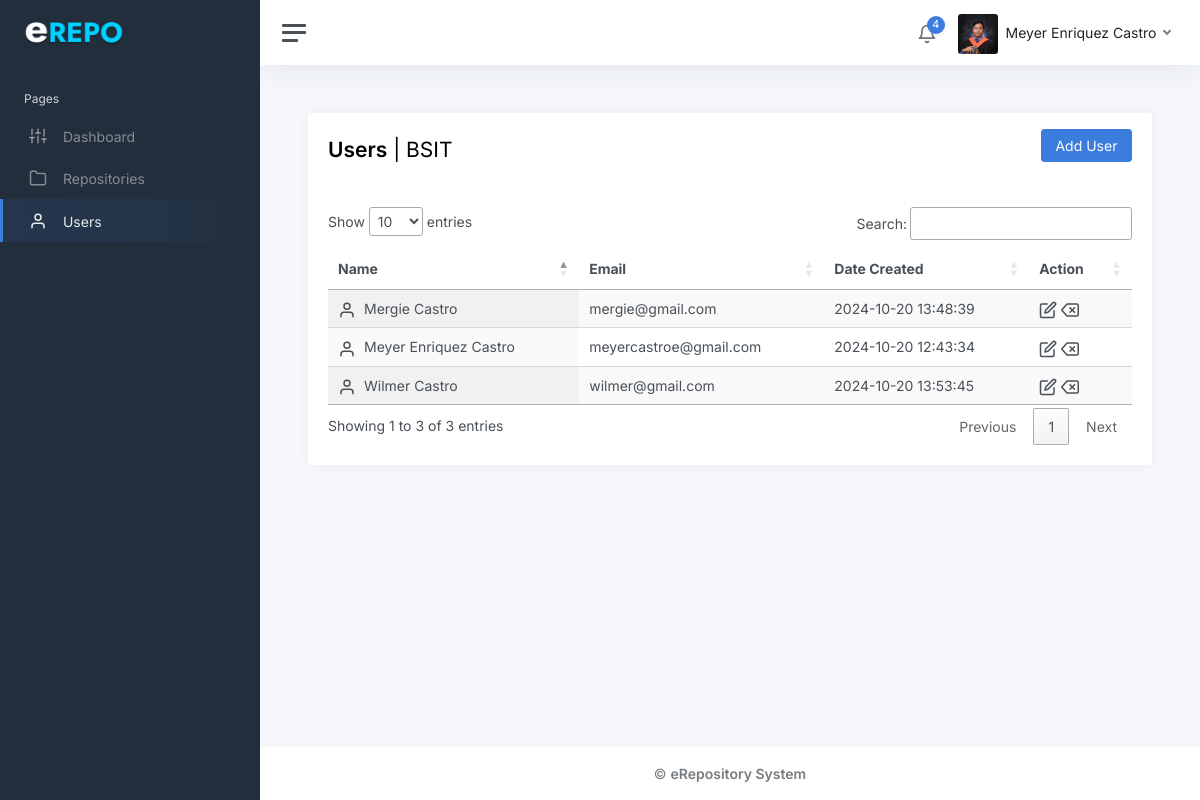
/frontend/user.php (signed in), run on an earlier commit of the app's database.
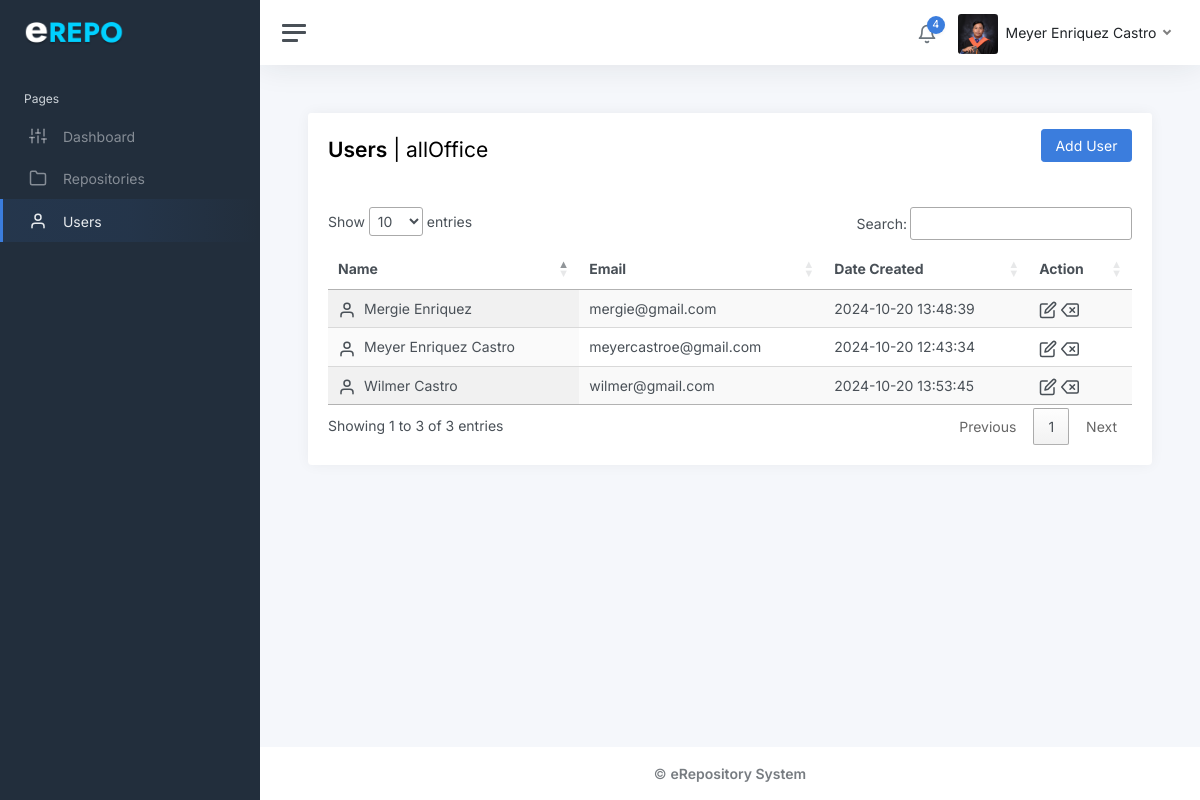
And on a later commit of the database.
### tables this page shows
CREATE TABLE `users` (
  `id` int(11) NOT NULL,
  `full_name` varchar(100) NOT NULL,
  `email` varchar(100) NOT NULL,
  `password` varchar(255) NOT NULL,
  `profile_picture` varchar(255) DEFAULT NULL,
  `accesstype_id` int(11) DEFAULT NULL,
  `office_id` int(11) DEFAULT NULL,
  `dateCreated` timestamp NOT NULL DEFAULT current_timestamp()
);

CREATE TABLE `offices` (
  `office_id` int(11) NOT NULL,
  `officeName` varchar(200) NOT NULL,
  `officeCode` varchar(50) NOT NULL
);

### backend/function.php (called while the page is built, shortened)
<?php
function OfficeName($id){
    global $conn;
    $query = 'SELECT officeCode FROM offices WHERE office_id=?';
    $stmt = $conn->prepare($query);
    $stmt->bind_param('i', $id);
    $stmt->execute();
    $stmt->bind_result($officeName);
    return $officeName;
}
?>

### frontend/user.php (the view, shortened to what this page needs)
<?php include'../backend/session.php';
include '../backend/db.php';
include "../backEnd/function.php";
?>
<!DOCTYPE html>
<html lang="en">
<head>
	<link rel="stylesheet" href="https://stackpath.bootstrapcdn.com/bootstrap/4.5.2/css/bootstrap.min.css">
	<link rel="stylesheet" href="https://cdn.datatables.net/1.13.1/css/jquery.dataTables.min.css">
	<link href="../static/css/app.css" rel="stylesheet">
</head>
<body>
	<div class="wrapper">
    <?php include'nav.php';?>
		<div class="main">
        <?php include'header-nav.php';?>
			<main class="content">
				<div class="container-fluid p-0">
					<div class="row">
						<div class="col-12">
							<div class="card">
								<div class="card-header">
									<div class="row">
										<div class="col-6">
										<h1 class="h3 mt-2"><strong>Users</strong> |
										<?php
										if (isset($_SESSION['id'])) {
										$user_id = $_SESSION['id'];
										$query = "SELECT * FROM users WHERE id = '$user_id'";
										$result = $conn->query($query);
										if ($result->num_rows == 1) {
										$user_data = $result->fetch_assoc();
										$office_id = $user_data['office_id'];
										if ($office_id == 0) {
											echo "All Offices";
										} else{
											echo officeName($user_data['office_id']);
										}
										}
										}
										?>
										</h1>
										</div>
										<div class="col-6">
											<button type="button" class="btn btn-primary float-end"
											data-bs-toggle="modal" data-bs-target="#addUserModal">Add User</button>
									</div>
									</div>
								</div>
								<div class="card-body">
								<div class="table-responsive">
								<table id="usersTable" class="display">
        <thead>
            <tr>
                <th>Name</th>
                <th>Email</th>
                <th>Date Created</th>
                <th>Action</th>
            </tr>
        </thead>
        <tbody>
            <?php
			$sql = "SELECT * FROM users";
			$result = $conn->query($sql);
            if ($result->num_rows > 0) {
                while($row = $result->fetch_assoc()) {
                    echo '<tr>
        <td><i class="align-middle mr-2" data-feather="user"></i>' . htmlspecialchars($row['full_name']) . '</td>
        <td>' . htmlspecialchars($row['email']) . '</td>
        <td>' . htmlspecialchars($row['dateCreated']) . '</td>
        <td>
            <i class="align-middle" type="button" data-bs-toggle="modal"
               data-bs-target="#editModal"
               onclick="setEditUserData(' . $row['id'] . ', \'' . addslashes($row['full_name']) . '\', \'' . addslashes($row['email']) . '\', ' . $row['office_id'] . ', ' . $row['accesstype_id'] . ')"
               data-feather="edit"></i>
            <i class="align-middle" type="button" data-bs-toggle="modal"
               data-bs-target="#deleteUserModal"
               onclick="setDeleteUserId(' . htmlspecialchars($row['id']) . ')"
               data-feather="delete"></i>
        </td>
      </tr>';
                }
            }
			?>
        </tbody>
    </table>
	</div>
								</div>
							</div>
						</div>
					</div>
				</div>
			</main>
			<?php include'footer.php'; ?>
		</div>
	</div>
</body>
</html>

### frontend/header-nav.php (shortened to what this page needs)
<?php
$stmt = $conn->prepare("SELECT * FROM users WHERE id = ?");
$stmt->bind_param("i", $_SESSION['id']);
$stmt->execute();
$result = $stmt->get_result();
$user = $result->fetch_assoc();
?>
<nav class="navbar navbar-expand navbar-light navbar-bg">
				<a class="sidebar-toggle js-sidebar-toggle">
          <i class="hamburger align-self-center"></i>
        </a>
				<div class="navbar-collapse collapse">
					<ul class="navbar-nav navbar-align">
						<li class="nav-item dropdown">
							<a class="nav-icon dropdown-toggle" href="#" id="alertsDropdown" data-bs-toggle="dropdown">
								<div class="position-relative">
									<i class="align-middle" data-feather="bell"></i>
									<span class="indicator">4</span>
								</div>
							</a>
						</li>
						<li class="nav-item dropdown">
                <a class="nav-link dropdown-toggle d-none d-sm-inline-block" href="#" data-bs-toggle="dropdown">
				<img src="../backend/<?php echo $user['profile_picture']; ?>"
     			class="avatar img-fluid rounded me-1"
    			alt="Profile Picture"
     			onerror="this.onerror=null; this.src='../backend/default.jpg';" />
                    <span class="text-dark"><?php echo htmlspecialchars($user['full_name']); ?></span>
                </a>
            </li>
        </ul>
    </div>
</nav>

What changed in the data, as far as the page shows it:
changed users "Meyer Enriquez Castro": office.officeCode "BSIT" → "allOffice"
changed users "mergie@gmail.com": full_name "Mergie Castro" → "Mergie Enriquez"
